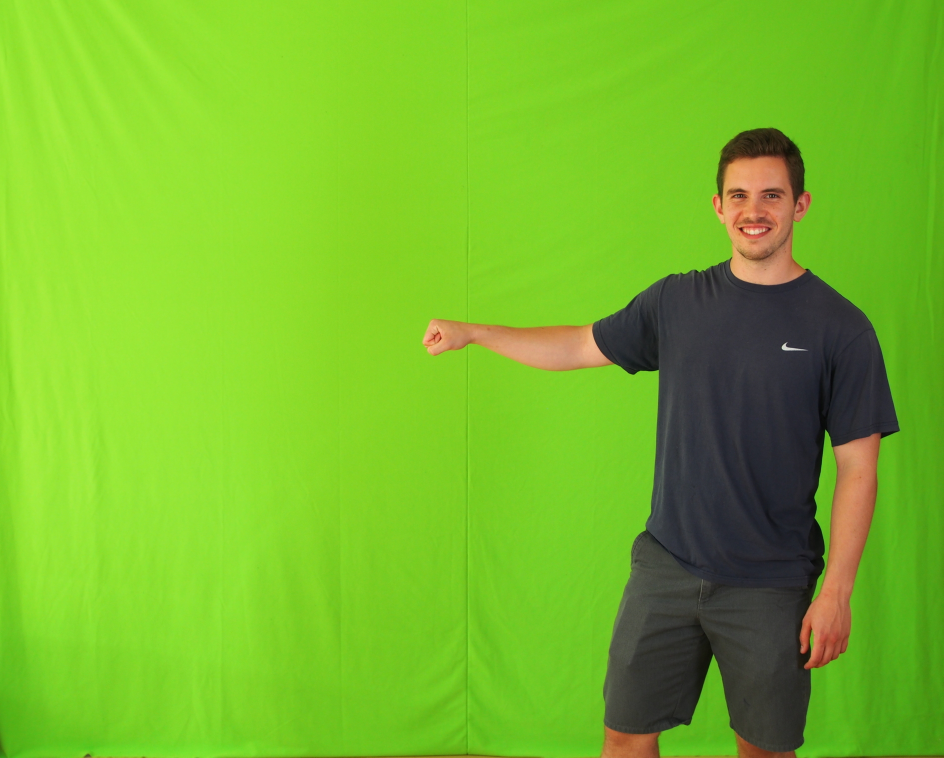
//> input picture data/images/green.jpg, 1887 x 1515 px (shown at 1/2 size)
$ ./green_blend   (built with g++ and OpenCV 4)
//> lines starting //> are read from the running program, lines starting //| are printed output that depends on the picture; after the words box and inside, x2 and y2 are one past the last pixel; in counts of white or black regions, pixels touching at a corner belong together
#include <opencv2/opencv.hpp>
#include <opencv2/tracking.hpp>
#include <iostream>
/**
* 绿幕贴图 代码演示
* @auther zhigang jia
* @date 2018-05-11
* opencv3.4 + vs2015 + 64bit
*/
using namespace cv;
using namespace std;

void blendMask(Mat &src, Mat &dst, Mat &mask);
int main(int argc, char** argv) {
	Mat src1 = imread("D:/javaopencv/green.jpg");
//> src1 is the input picture: 1515 rows x 1887 cols, CV_8UC3; mean B, G, R 41.8, 184.8, 118.1
	Mat src2 = imread("D:/javaopencv/xiaomaolu.jpg");
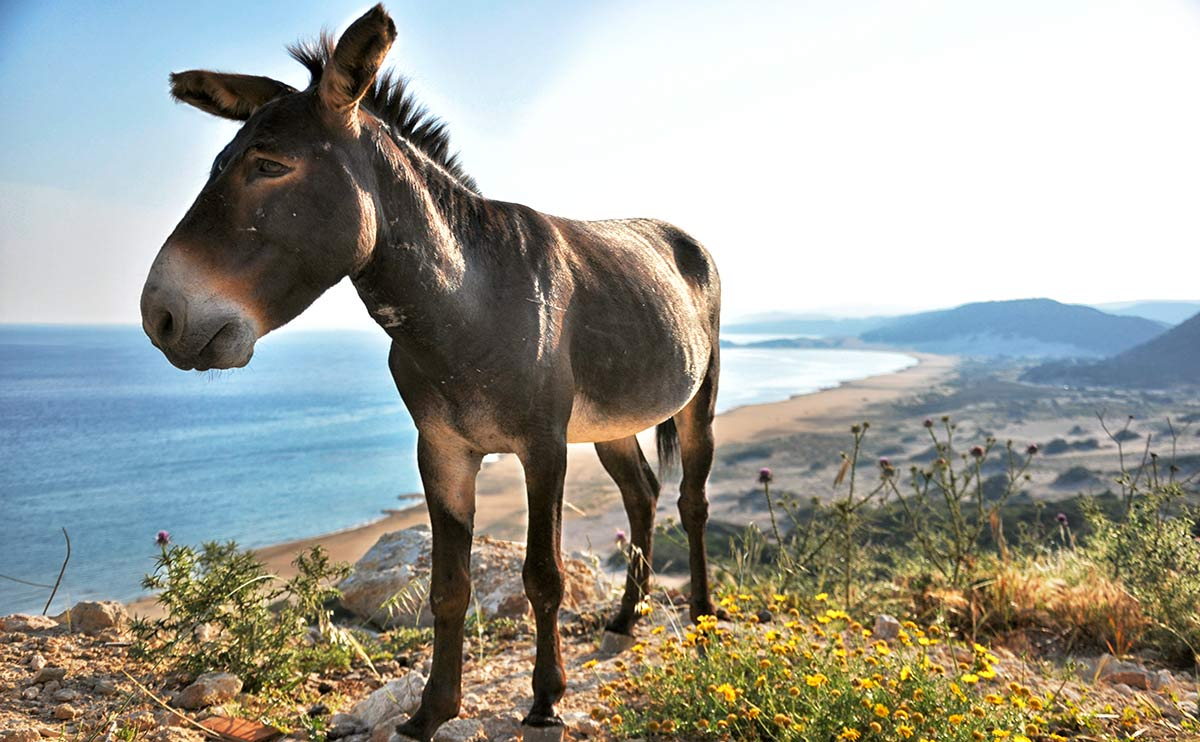
//> input picture data/images/xiaomaolu.jpg, 1200 x 742 px
//> src2 is the input picture: 742 rows x 1200 cols, CV_8UC3; mean B, G, R 152.5, 160.5, 159.4
	if (src1.empty() || src2.empty()) {
		printf("could not load image..\n");
		return -1;
	}
	Mat hsv, mask;
	cvtColor(src1, hsv, COLOR_BGR2HSV);
//> hsv: 1515 rows x 1887 cols, CV_8UC3; mean H, S, V 48.9, 184.1, 187.8
	//imshow("hsv", hsv);
	inRange(hsv, Scalar(35, 43, 46), Scalar(77, 255, 255), mask);
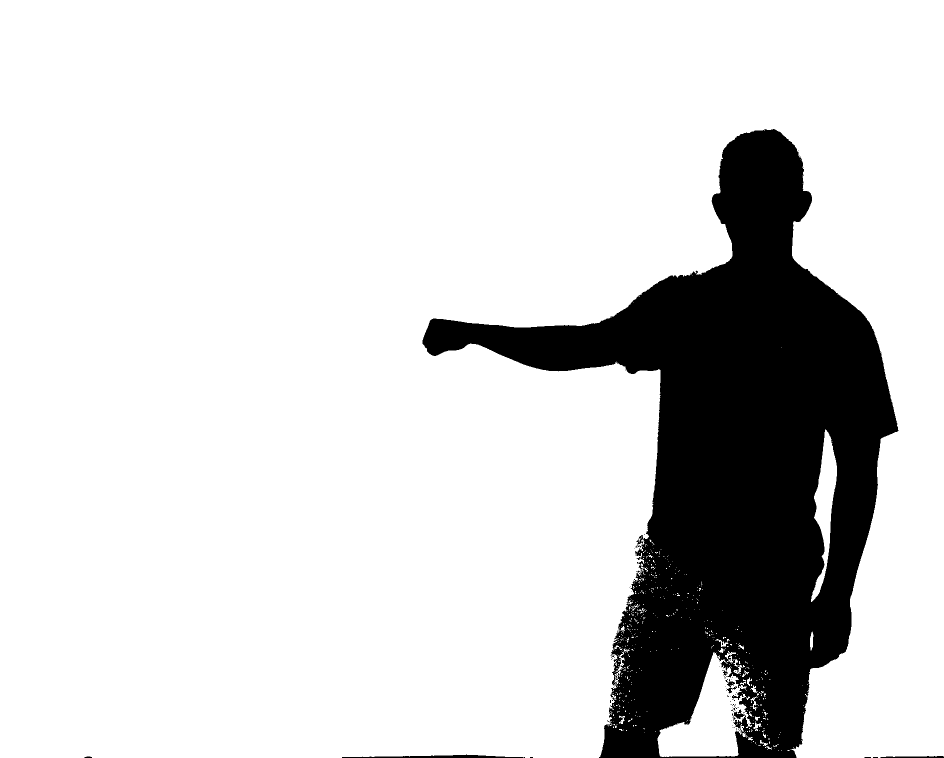
//> mask: 1515 rows x 1887 cols, CV_8UC1 (shown at 1/2 size); 83.6% white; 88 black regions (80 under 20 px), largest, box (x1, y1, x2, y2) and area: (845, 258, 1797, 1515) 468245, (684, 1509, 1047, 1515) 971, (1761, 1512, 1887, 1515) 255
	//imshow("mask", mask);

	Mat k = getStructuringElement(MORPH_RECT, Size(3, 3), Point(-1, -1));
	morphologyEx(mask, mask, MORPH_OPEN, k);
//> mask: 1515 rows x 1887 cols, CV_8UC1; 83.4% white; 19 black regions (14 under 20 px), largest, box (x1, y1, x2, y2) and area: (845, 258, 1797, 1515) 473012, (684, 1509, 1050, 1515) 979, (1761, 1512, 1887, 1515) 256, (1461, 1408, 1474, 1423) 77, (169, 1513, 184, 1515) 23

	resize(src1, src1, src2.size());
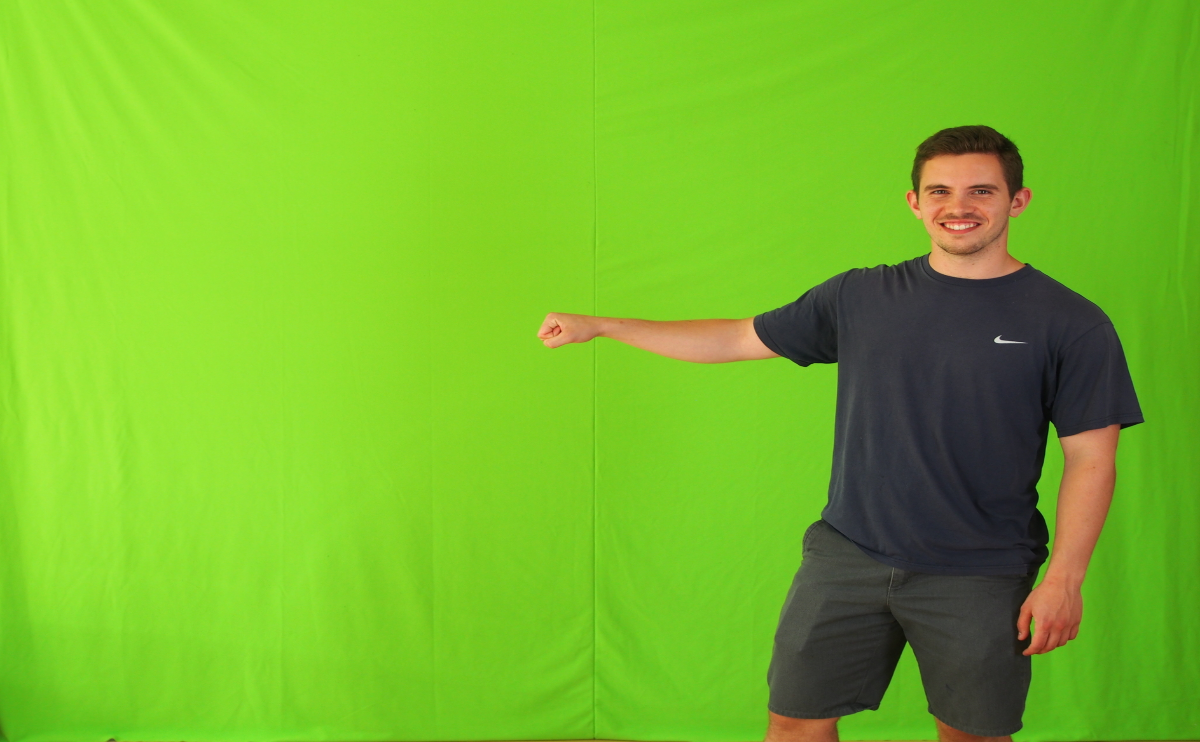
//> src1: 742 rows x 1200 cols, CV_8UC3; mean B, G, R 41.7, 184.7, 118
	resize(mask, mask, src2.size());
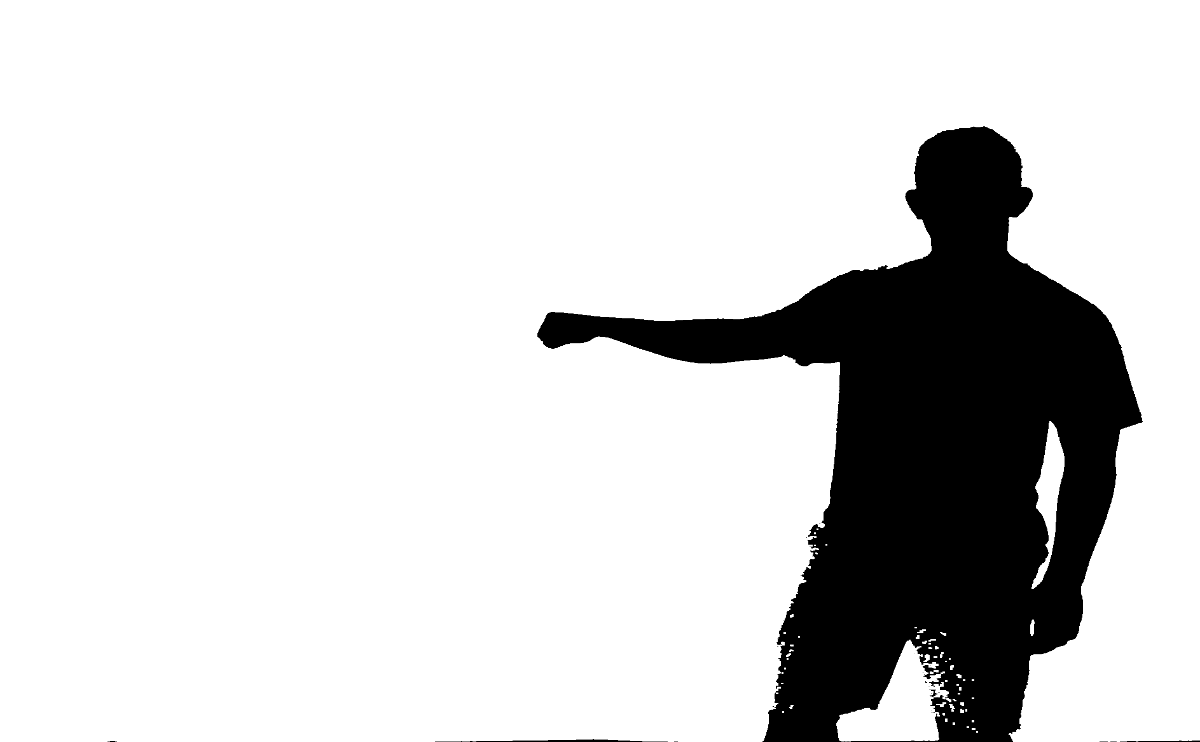
//> mask: 742 rows x 1200 cols, CV_8UC1; min 0, max 255, mean 212.7

	blendMask(src1, src2, mask);
	waitKey(0);
	return 0;
}

void blendMask(Mat &src, Mat &dst, Mat &mask) {
	Mat blur_mask, blur_mask_f;

	GaussianBlur(mask, blur_mask, Size(3, 3), 0.0);
	blur_mask.convertTo(blur_mask_f, CV_32F);
	normalize(blur_mask_f, blur_mask_f, 1.0, 0.0, NORM_MINMAX);

	int w = src.cols;
//> w = 1200
	int h = src.rows;
//> h = 742
	int ch = src.channels();
//> ch = 3
	for (int row = 0; row < h; row++) {
		for (int col = 0; col < w; col++) {
			int b1 = src.at<Vec3b>(row, col)[0];
			int g1 = src.at<Vec3b>(row, col)[1];
			int r1 = src.at<Vec3b>(row, col)[2];

			int b2 = dst.at<Vec3b>(row, col)[0];
			int g2 = dst.at<Vec3b>(row, col)[1];
			int r2 = dst.at<Vec3b>(row, col)[2];

			float w2 = blur_mask_f.at<float>(row, col);
			float w1 = 1 - w2;

			b2 = (int)(b2*w2 + b1*w1);
			g2 = (int)(g2*w2 + g1*w1);
			r2 = (int)(r2*w2 + r1*w1);

			dst.at<Vec3b>(row, col)[0] = b2;
			dst.at<Vec3b>(row, col)[1] = g2;
			dst.at<Vec3b>(row, col)[2] = r2;
		}
	}
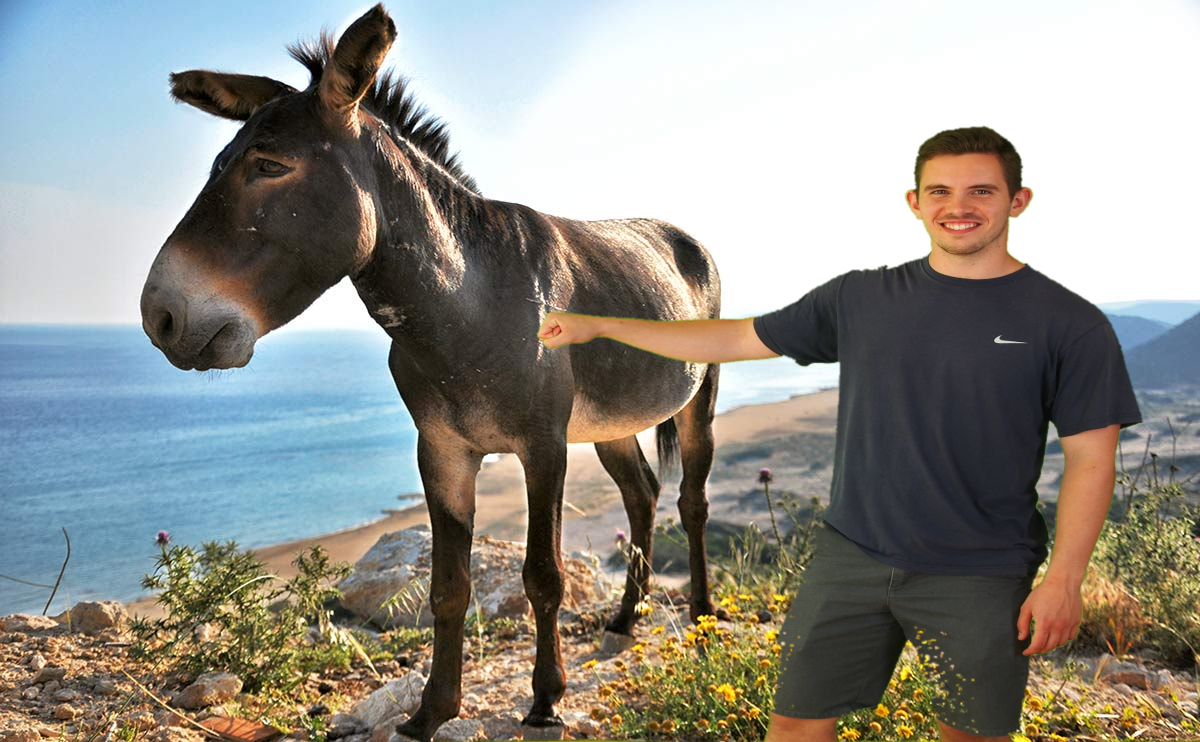
//> dst: 742 rows x 1200 cols, CV_8UC3; 17.26% of pixels changed, all inside (x1, y1, x2, y2) = (106, 125, 1200, 742)
	imwrite("D:/result.png", dst);
	imshow("blend mask", dst);
}
